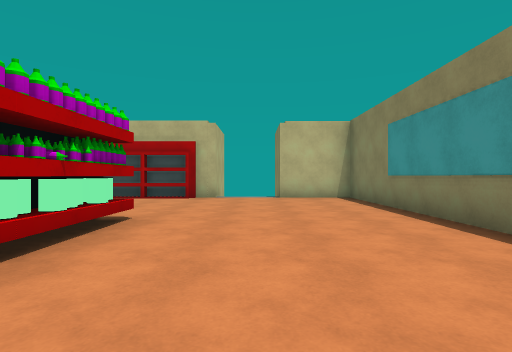
[1] (above)

22 first-person views from a walk through a 3-D level made in the Unity game engine. The camera is 1.2 m above the floor, looks level and sees 80° across. The floor is counted in squares, 2 m on a side. Each view is taken from the middle of a square. On the plan, view 1 faces up. The plan holds only what a view shows up to about 9 squares ahead; the rest is blank. Some animated figures are left out. Surface patterns are stand-ins for the level's own textures.

[2]
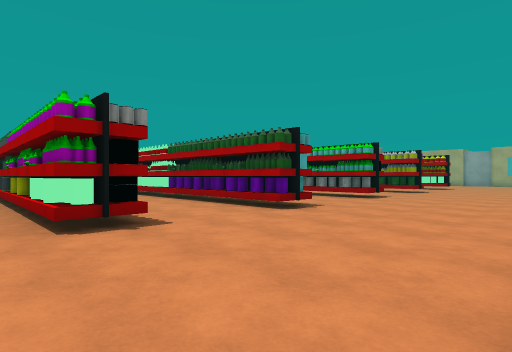

[3]
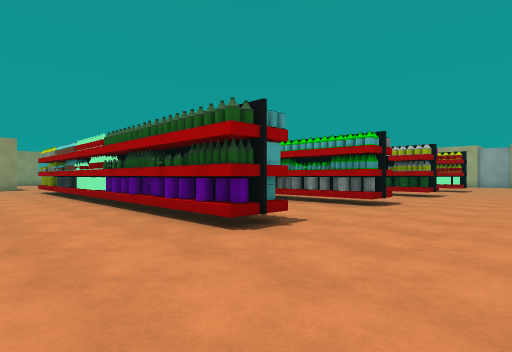

[4]
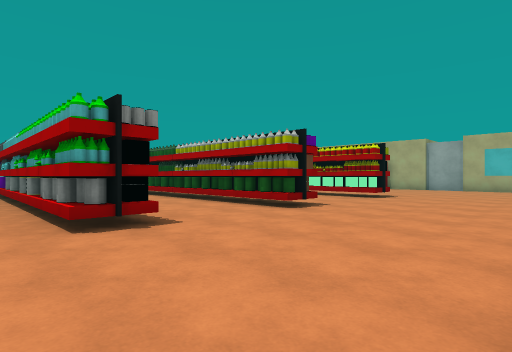

[5]
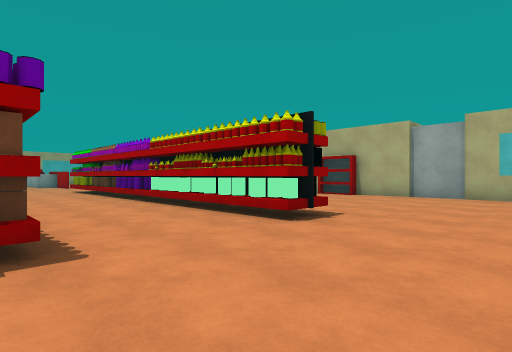

[6]
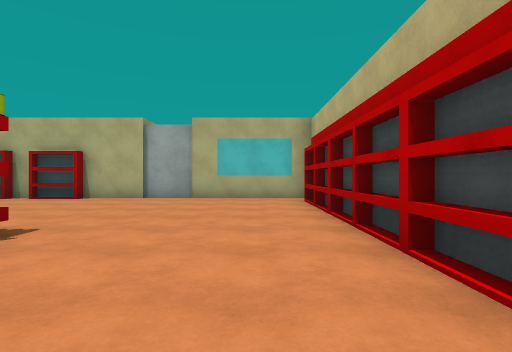

[7]
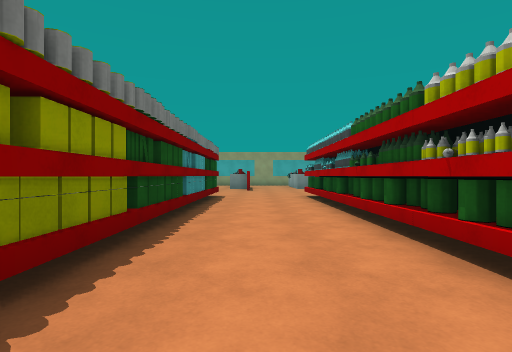

[8]
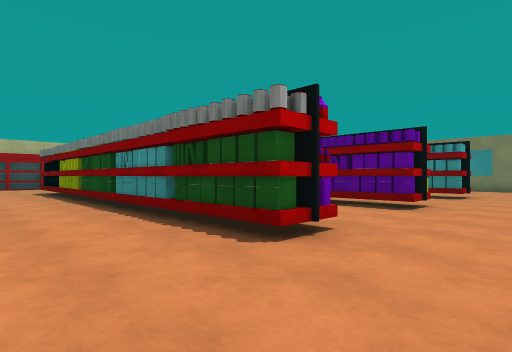

[9]
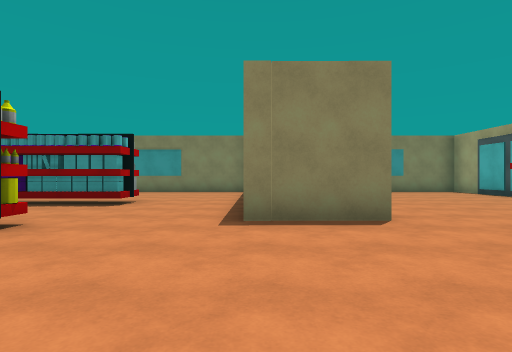

[10]
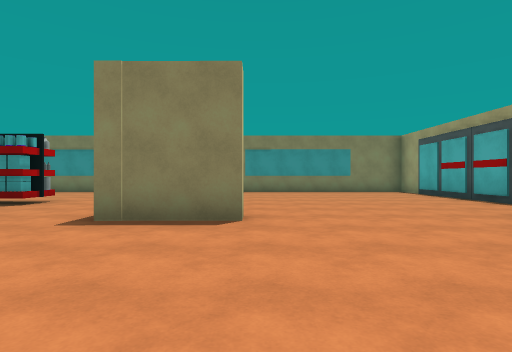

[11]
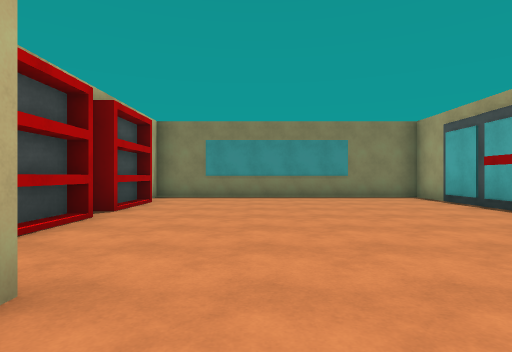

[12]
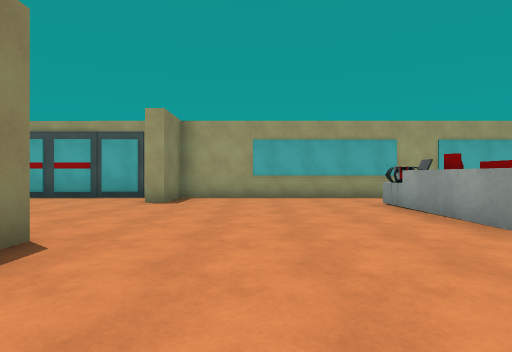

[13]
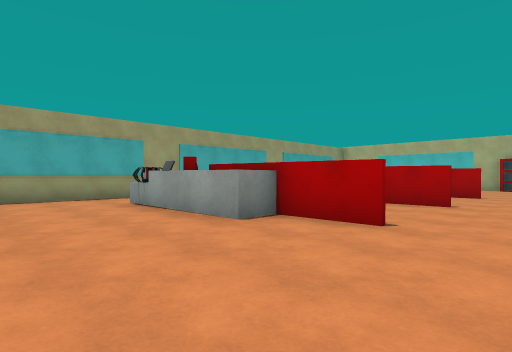

[14]
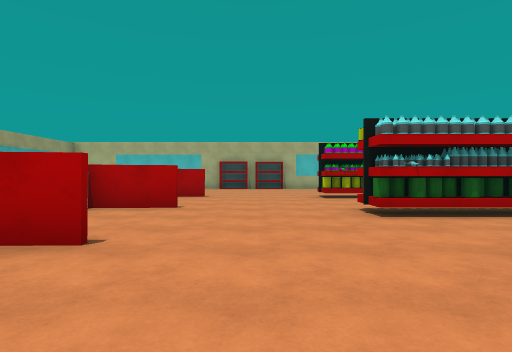

[15]
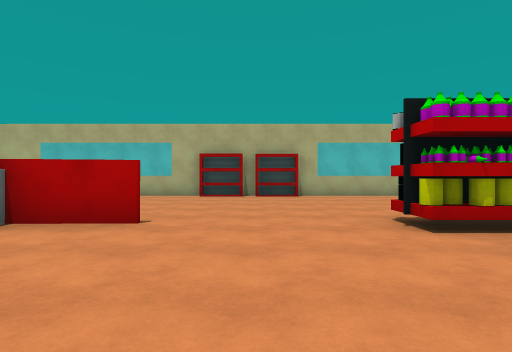

[16]
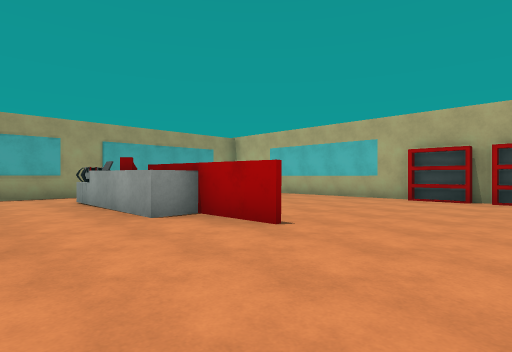

[17]
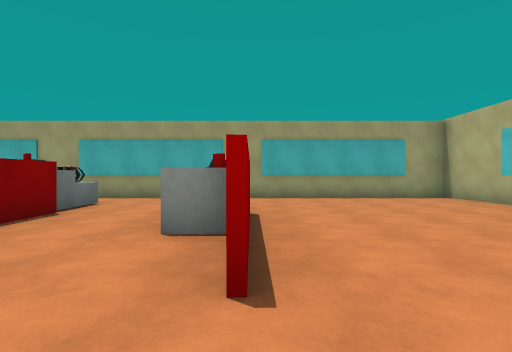

[18]
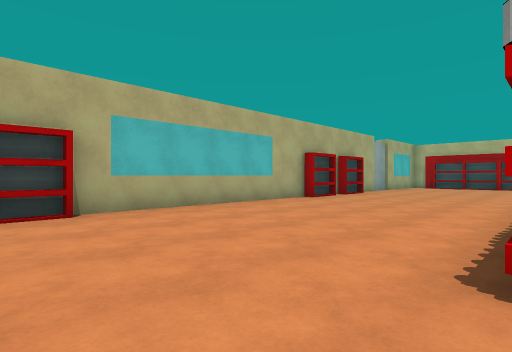

[19]
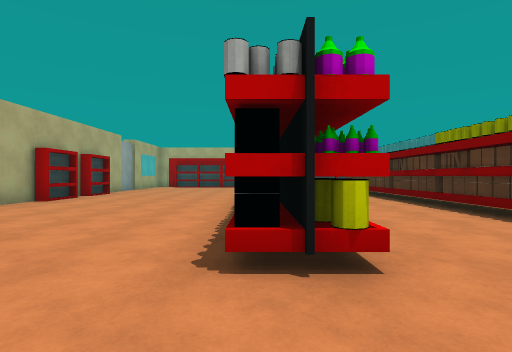

[20]
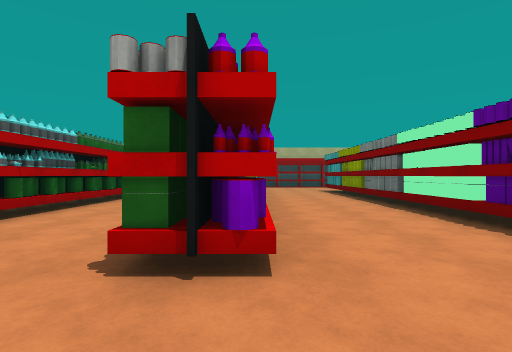

[21]
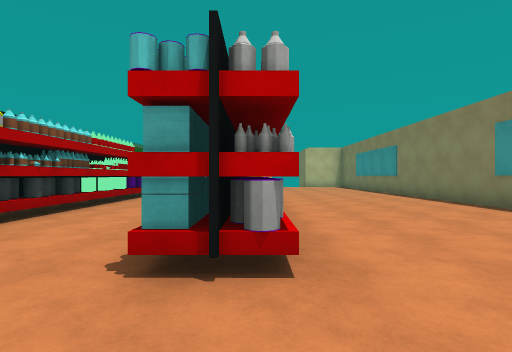

[22]
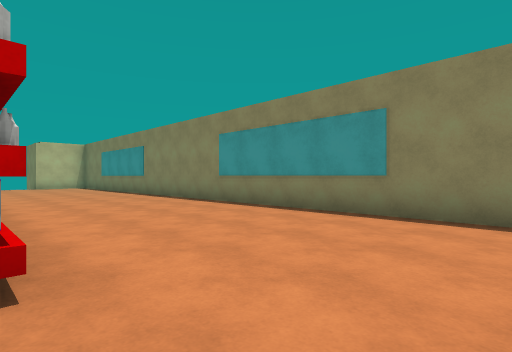

### Floor plan
Points are (right, up) in squares from view 1. A wall is a line through its corners. A room is listed if a view was taken in it or the views show most of it. See-through windows are left out.
Room 1 (views 1, 2, 3, 4, 5, 6, 7, 8, 9, 10, 11, 12, 13, 14, 15, 16, 17, 18, 19, 20, 21, 22)
walls: (-10.6, -9.4) (-10.6, -12.4); (-13.8, -9.5) (-13.7, -11.2); (-10.6, -11.1) (-9.8, -11) (-9.8, -12.4); (-16.9, -9.4) (-16.8, -12.6); (-4.4, -10.8) (-4.9, -10.8) (-4.9, -8.8); (-13.8, -12.5) (-13.8, -11.7); (-16.9, -11.1) (-16, -11.1) (-16, -12.4); (-16.9, -11.3) (-17, -9.5); (2.6, -7.7) (2.6, 1); (-22.3, 0.9) (-22.3, -11.5); (2.6, 3) (2.6, 8.5) (0.6, 8.5); (-1, 8.5) (-1.9, 8.5); (-0.7, -16.5) (2.6, -16.5) (2.6, -9.2) (2.1, -9.2); (-22.3, -14.3) (-22.3, -16.5) (-4.9, -16.5) (-4.9, -14.9) (-4.4, -14.9); (-22.3, 8.4) (-22.3, 2.5)
objects: bookshelf (-22, -9); bookshelf (-22, -7); bookshelf (-22, 0); bookshelf (-22, 2); bookshelf (-21, 8); bookshelf (-19, 8); bookshelf (-18, 8); shelf (-17, -6) to (-17, -4); shelf (-17, -3) to (-17, -2); shelf (-17, -1) to (-17, 0); shelf (-17, 1) to (-17, 2); shelf (-17, 3) to (-17, 4); bookshelf (-17, 8); other object (-16, -14); cash register (-16, -13); bookshelf (-16, 8); other object (-13, -13); shelf (-13, -6) to (-13, -4); shelf (-13, -3) to (-13, -2); shelf (-13, -1) to (-13, 0); shelf (-13, 1) to (-13, 2); shelf (-13, 3) to (-13, 4); other object (-10, -14); cash register (-10, -13); shelf (-10, -6) to (-9, -4); shelf (-10, -3) to (-9, -2); shelf (-10, -1) to (-9, 0); shelf (-10, 1) to (-9, 2); shelf (-9, 3) to (-9, 4); shelf (-6, -6) to (-6, -4); shelf (-6, -3) to (-6, -2); shelf (-6, -1) to (-6, 0); shelf (-6, 1) to (-6, 2); shelf (-6, 3) to (-6, 4); bookshelf (-4, 8); other object (-3, -17); grey block (-3, -16); bookshelf (-3, -9); grey block (-2, -17); other object (-2, -16); shelf (-2, -6) to (-2, -4); shelf (-2, -3) to (-2, -2); shelf (-2, -1) to (-2, 0); shelf (-2, 1) to (-2, 2); shelf (-2, 3) to (-2, 4); bookshelf (-2, 8); other object (-1, -17); grey block (-1, -16); bookshelf (0, -9); other object (1, -17); grey block (1, -16)

Where each view was taken, in squares from view 1:
view 1: 0 up, 0 right, facing up
view 2: 8 up, 1 left, facing down-left
view 3: 7 up, 3 left, facing down-left
view 4: 8 up, 8 left, facing down-left
view 5: 7 up, 13 left, facing down-left
view 6: 7 up, 14 left, facing left
view 7: 3 up, 11 left, facing down
view 8: 8 down, 12 left, facing up-right
view 9: 9 down, 9 left, facing right
view 10: 11 down, 9 left, facing right
view 11: 12 down, 6 left, facing right
view 12: 8 down, 7 left, facing down
view 13: 8 down, 7 left, facing down-left
view 14: 8 down, 8 left, facing left
view 15: 8 down, 13 left, facing left
view 16: 7 down, 14 left, facing down-left
view 17: 8 down, 17 left, facing down
view 18: 8 down, 17 left, facing up-left
view 19: 8 down, 17 left, facing up
view 20: 8 down, 9 left, facing up
view 21: 8 down, 2 left, facing up
view 22: 8 down, 2 left, facing up-right
